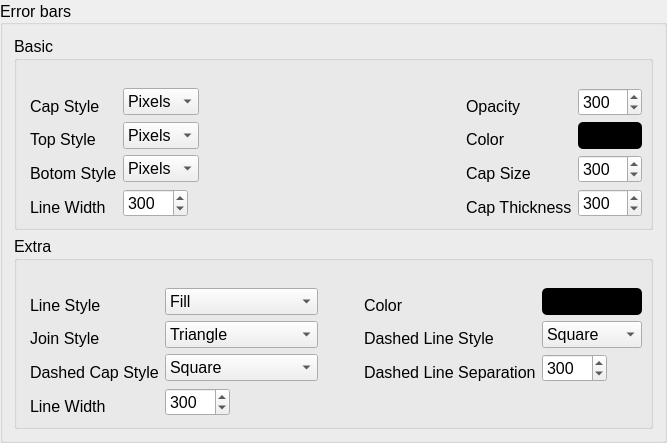
            <widget class="QGroupBox" name="groupBox_4">
             <property name="sizePolicy">
              <sizepolicy hsizetype="Minimum" vsizetype="Fixed">
               <horstretch>0</horstretch>
               <verstretch>0</verstretch>
              </sizepolicy>
             </property>
             <property name="font">
              <font>
               <pointsize>12</pointsize>
              </font>
             </property>
             <property name="title">
              <string>Error bars</string>
             </property>
             <property name="alignment">
              <set>Qt::AlignLeading|Qt::AlignLeft|Qt::AlignVCenter</set>
             </property>
             <layout class="QVBoxLayout" name="verticalLayout_14">
              <item>
               <widget class="QGroupBox" name="Basic_5">
                <property name="title">
                 <string>Basic</string>
                </property>
                <layout class="QGridLayout" name="gridLayout_22">
                 <property name="leftMargin">
                  <number>13</number>
                 </property>
                 <property name="topMargin">
                  <number>27</number>
                 </property>
                 <property name="rightMargin">
                  <number>8</number>
                 </property>
                 <property name="bottomMargin">
                  <number>10</number>
                 </property>
                 <item row="1" column="2">
                  <spacer name="horizontalSpacer_5">
                   <property name="orientation">
                    <enum>Qt::Horizontal</enum>
                   </property>
                   <property name="sizeHint" stdset="0">
                    <size>
                     <width>40</width>
                     <height>20</height>
                    </size>
                   </property>
                  </spacer>
                 </item>
                 <item row="1" column="1">
                  <widget class="QComboBox" name="error_bar_top_thickness_combobox">
                   <item>
                    <property name="text">
                     <string>Pixels</string>
                    </property>
                   </item>
                   <item>
                    <property name="text">
                     <string>Inches</string>
                    </property>
                   </item>
                   <item>
                    <property name="text">
                     <string>cm</string>
                    </property>
                   </item>
                  </widget>
                 </item>
                 <item row="0" column="3">
                  <widget class="QLabel" name="error_bar_opacity_label">
                   <property name="minimumSize">
                    <size>
                     <width>0</width>
                     <height>20</height>
                    </size>
                   </property>
                   <property name="maximumSize">
                    <size>
                     <width>16777215</width>
                     <height>10</height>
                    </size>
                   </property>
                   <property name="font">
                    <font>
                     <pointsize>12</pointsize>
                    </font>
                   </property>
                   <property name="text">
                    <string>Opacity</string>
                   </property>
                   <property name="alignment">
                    <set>Qt::AlignLeading|Qt::AlignLeft|Qt::AlignTop</set>
                   </property>
                  </widget>
                 </item>
                 <item row="5" column="1">
                  <widget class="QComboBox" name="error_bar_botom_style_combobox">
                   <item>
                    <property name="text">
                     <string>Pixels</string>
                    </property>
                   </item>
                   <item>
                    <property name="text">
                     <string>Inches</string>
                    </property>
                   </item>
                   <item>
                    <property name="text">
                     <string>cm</string>
                    </property>
                   </item>
                  </widget>
                 </item>
                 <item row="5" column="0">
                  <widget class="QLabel" name="error_bar_botom_style_label">
                   <property name="minimumSize">
                    <size>
                     <width>0</width>
                     <height>20</height>
                    </size>
                   </property>
                   <property name="maximumSize">
                    <size>
                     <width>16777215</width>
                     <height>10</height>
                    </size>
                   </property>
                   <property name="font">
                    <font>
                     <pointsize>12</pointsize>
                    </font>
                   </property>
                   <property name="text">
                    <string>Botom Style</string>
                   </property>
                   <property name="alignment">
                    <set>Qt::AlignLeading|Qt::AlignLeft|Qt::AlignTop</set>
                   </property>
                  </widget>
                 </item>
                 <item row="8" column="1">
                  <widget class="QSpinBox" name="max_width_label_spinBox_14">
                   <property name="maximumSize">
                    <size>
                     <width>65</width>
                     <height>16777215</height>
                    </size>
                   </property>
                   <property name="minimum">
                    <number>1</number>
                   </property>
                   <property name="maximum">
                    <number>2000</number>
                   </property>
                   <property name="value">
                    <number>300</number>
                   </property>
                  </widget>
                 </item>
                 <item row="0" column="4">
                  <widget class="QSpinBox" name="error_bar_opacity_spinBox">
                   <property name="maximumSize">
                    <size>
                     <width>65</width>
                     <height>16777215</height>
                    </size>
                   </property>
                   <property name="minimum">
                    <number>1</number>
                   </property>
                   <property name="maximum">
                    <number>2000</number>
                   </property>
                   <property name="value">
                    <number>300</number>
                   </property>
                  </widget>
                 </item>
                 <item row="8" column="3">
                  <widget class="QLabel" name="error_bar_cap_thickness_label">
                   <property name="minimumSize">
                    <size>
                     <width>0</width>
                     <height>20</height>
                    </size>
                   </property>
                   <property name="maximumSize">
                    <size>
                     <width>16777215</width>
                     <height>10</height>
                    </size>
                   </property>
                   <property name="font">
                    <font>
                     <pointsize>12</pointsize>
                    </font>
                   </property>
                   <property name="text">
                    <string>Cap Thickness</string>
                   </property>
                   <property name="alignment">
                    <set>Qt::AlignLeading|Qt::AlignLeft|Qt::AlignTop</set>
                   </property>
                  </widget>
                 </item>
                 <item row="8" column="0">
                  <widget class="QLabel" name="max_width_label_22">
                   <property name="minimumSize">
                    <size>
                     <width>0</width>
                     <height>20</height>
                    </size>
                   </property>
                   <property name="maximumSize">
                    <size>
                     <width>16777215</width>
                     <height>10</height>
                    </size>
                   </property>
                   <property name="font">
                    <font>
                     <pointsize>12</pointsize>
                    </font>
                   </property>
                   <property name="text">
                    <string>Line Width</string>
                   </property>
                   <property name="alignment">
                    <set>Qt::AlignLeading|Qt::AlignLeft|Qt::AlignTop</set>
                   </property>
                  </widget>
                 </item>
                 <item row="0" column="0">
                  <widget class="QLabel" name="error_bar_cap_style_label">
                   <property name="minimumSize">
                    <size>
                     <width>0</width>
                     <height>20</height>
                    </size>
                   </property>
                   <property name="maximumSize">
                    <size>
                     <width>16777215</width>
                     <height>10</height>
                    </size>
                   </property>
                   <property name="font">
                    <font>
                     <pointsize>12</pointsize>
                    </font>
                   </property>
                   <property name="text">
                    <string>Cap Style</string>
                   </property>
                   <property name="alignment">
                    <set>Qt::AlignLeading|Qt::AlignLeft|Qt::AlignTop</set>
                   </property>
                  </widget>
                 </item>
                 <item row="0" column="1">
                  <widget class="QComboBox" name="error_bar_cap_thickness_combobox">
                   <item>
                    <property name="text">
                     <string>Pixels</string>
                    </property>
                   </item>
                   <item>
                    <property name="text">
                     <string>Inches</string>
                    </property>
                   </item>
                   <item>
                    <property name="text">
                     <string>cm</string>
                    </property>
                   </item>
                  </widget>
                 </item>
                 <item row="1" column="0">
                  <widget class="QLabel" name="error_bar_top_thickness_label">
                   <property name="minimumSize">
                    <size>
                     <width>0</width>
                     <height>20</height>
                    </size>
                   </property>
                   <property name="maximumSize">
                    <size>
                     <width>16777215</width>
                     <height>10</height>
                    </size>
                   </property>
                   <property name="font">
                    <font>
                     <pointsize>12</pointsize>
                    </font>
                   </property>
                   <property name="text">
                    <string>Top Style</string>
                   </property>
                   <property name="alignment">
                    <set>Qt::AlignLeading|Qt::AlignLeft|Qt::AlignTop</set>
                   </property>
                  </widget>
                 </item>
                 <item row="1" column="4">
                  <widget class="QPushButton" name="error_bar_color_button">
                   <property name="sizePolicy">
                    <sizepolicy hsizetype="Minimum" vsizetype="Minimum">
                     <horstretch>0</horstretch>
                     <verstretch>0</verstretch>
                    </sizepolicy>
                   </property>
                   <property name="styleSheet">
                    <string notr="true">background-color: rgb(0, 0, 0);
border-radius: 5px;</string>
                   </property>
                   <property name="text">
                    <string/>
                   </property>
                  </widget>
                 </item>
                 <item row="5" column="3">
                  <widget class="QLabel" name="error_bar_cap_size_label">
                   <property name="minimumSize">
                    <size>
                     <width>0</width>
                     <height>20</height>
                    </size>
                   </property>
                   <property name="maximumSize">
                    <size>
                     <width>16777215</width>
                     <height>10</height>
                    </size>
                   </property>
                   <property name="font">
                    <font>
                     <pointsize>12</pointsize>
                    </font>
                   </property>
                   <property name="text">
                    <string>Cap Size</string>
                   </property>
                   <property name="alignment">
                    <set>Qt::AlignLeading|Qt::AlignLeft|Qt::AlignTop</set>
                   </property>
                  </widget>
                 </item>
                 <item row="5" column="4">
                  <widget class="QSpinBox" name="error_bar_cap_size_spinBox">
                   <property name="maximumSize">
                    <size>
                     <width>65</width>
                     <height>16777215</height>
                    </size>
                   </property>
                   <property name="minimum">
                    <number>1</number>
                   </property>
                   <property name="maximum">
                    <number>2000</number>
                   </property>
                   <property name="value">
                    <number>300</number>
                   </property>
                  </widget>
                 </item>
                 <item row="8" column="4">
                  <widget class="QSpinBox" name="error_bar_cap_thickness_spinBox">
                   <property name="maximumSize">
                    <size>
                     <width>65</width>
                     <height>16777215</height>
                    </size>
                   </property>
                   <property name="minimum">
                    <number>1</number>
                   </property>
                   <property name="maximum">
                    <number>2000</number>
                   </property>
                   <property name="value">
                    <number>300</number>
                   </property>
                  </widget>
                 </item>
                 <item row="1" column="3">
                  <widget class="QLabel" name="error_bar_color_label">
                   <property name="minimumSize">
                    <size>
                     <width>0</width>
                     <height>20</height>
                    </size>
                   </property>
                   <property name="maximumSize">
                    <size>
                     <width>16777215</width>
                     <height>10</height>
                    </size>
                   </property>
                   <property name="font">
                    <font>
                     <pointsize>12</pointsize>
                    </font>
                   </property>
                   <property name="text">
                    <string>Color</string>
                   </property>
                   <property name="alignment">
                    <set>Qt::AlignLeading|Qt::AlignLeft|Qt::AlignTop</set>
                   </property>
                  </widget>
                 </item>
                </layout>
               </widget>
              </item>
              <item>
               <widget class="QGroupBox" name="Basic_6">
                <property name="title">
                 <string>Extra</string>
                </property>
                <layout class="QGridLayout" name="gridLayout_23">
                 <property name="leftMargin">
                  <number>13</number>
                 </property>
                 <property name="topMargin">
                  <number>27</number>
                 </property>
                 <property name="rightMargin">
                  <number>8</number>
                 </property>
                 <property name="bottomMargin">
                  <number>10</number>
                 </property>
                 <item row="0" column="3">
                  <widget class="QLabel" name="max_width_label_25">
                   <property name="minimumSize">
                    <size>
                     <width>0</width>
                     <height>20</height>
                    </size>
                   </property>
                   <property name="maximumSize">
                    <size>
                     <width>16777215</width>
                     <height>10</height>
                    </size>
                   </property>
                   <property name="font">
                    <font>
                     <pointsize>12</pointsize>
                    </font>
                   </property>
                   <property name="text">
                    <string>Color</string>
                   </property>
                   <property name="alignment">
                    <set>Qt::AlignLeading|Qt::AlignLeft|Qt::AlignTop</set>
                   </property>
                  </widget>
                 </item>
                 <item row="0" column="4">
                  <widget class="QPushButton" name="pushButton_6">
                   <property name="sizePolicy">
                    <sizepolicy hsizetype="Minimum" vsizetype="Minimum">
                     <horstretch>0</horstretch>
                     <verstretch>0</verstretch>
                    </sizepolicy>
                   </property>
                   <property name="styleSheet">
                    <string notr="true">background-color: rgb(0, 0, 0);
border-radius: 5px;</string>
                   </property>
                   <property name="text">
                    <string/>
                   </property>
                  </widget>
                 </item>
                 <item row="1" column="2">
                  <spacer name="horizontalSpacer_6">
                   <property name="orientation">
                    <enum>Qt::Horizontal</enum>
                   </property>
                   <property name="sizeHint" stdset="0">
                    <size>
                     <width>40</width>
                     <height>20</height>
                    </size>
                   </property>
                  </spacer>
                 </item>
                 <item row="1" column="1">
                  <widget class="QComboBox" name="comboBox_19">
                   <item>
                    <property name="text">
                     <string>Triangle</string>
                    </property>
                   </item>
                   <item>
                    <property name="text">
                     <string>Round</string>
                    </property>
                   </item>
                   <item>
                    <property name="text">
                     <string>Bevel</string>
                    </property>
                   </item>
                  </widget>
                 </item>
                 <item row="5" column="0">
                  <widget class="QLabel" name="max_height_label_7">
                   <property name="minimumSize">
                    <size>
                     <width>0</width>
                     <height>20</height>
                    </size>
                   </property>
                   <property name="maximumSize">
                    <size>
                     <width>16777215</width>
                     <height>10</height>
                    </size>
                   </property>
                   <property name="font">
                    <font>
                     <pointsize>12</pointsize>
                    </font>
                   </property>
                   <property name="text">
                    <string>Dashed Cap Style</string>
                   </property>
                   <property name="alignment">
                    <set>Qt::AlignLeading|Qt::AlignLeft|Qt::AlignTop</set>
                   </property>
                  </widget>
                 </item>
                 <item row="5" column="1">
                  <widget class="QComboBox" name="comboBox_20">
                   <item>
                    <property name="text">
                     <string>Square</string>
                    </property>
                   </item>
                   <item>
                    <property name="text">
                     <string>Round</string>
                    </property>
                   </item>
                   <item>
                    <property name="text">
                     <string>Extended Square</string>
                    </property>
                   </item>
                  </widget>
                 </item>
                 <item row="8" column="1">
                  <widget class="QSpinBox" name="max_width_label_spinBox_18">
                   <property name="maximumSize">
                    <size>
                     <width>65</width>
                     <height>16777215</height>
                    </size>
                   </property>
                   <property name="minimum">
                    <number>1</number>
                   </property>
                   <property name="maximum">
                    <number>2000</number>
                   </property>
                   <property name="value">
                    <number>300</number>
                   </property>
                  </widget>
                 </item>
                 <item row="0" column="1">
                  <widget class="QComboBox" name="comboBox_21">
                   <item>
                    <property name="text">
                     <string>Fill</string>
                    </property>
                   </item>
                   <item>
                    <property name="text">
                     <string>Dashes</string>
                    </property>
                   </item>
                  </widget>
                 </item>
                 <item row="8" column="0">
                  <widget class="QLabel" name="max_width_label_26">
                   <property name="minimumSize">
                    <size>
                     <width>0</width>
                     <height>20</height>
                    </size>
                   </property>
                   <property name="maximumSize">
                    <size>
                     <width>16777215</width>
                     <height>10</height>
                    </size>
                   </property>
                   <property name="font">
                    <font>
                     <pointsize>12</pointsize>
                    </font>
                   </property>
                   <property name="text">
                    <string>Line Width</string>
                   </property>
                   <property name="alignment">
                    <set>Qt::AlignLeading|Qt::AlignLeft|Qt::AlignTop</set>
                   </property>
                  </widget>
                 </item>
                 <item row="0" column="0">
                  <widget class="QLabel" name="min_width_label_7">
                   <property name="minimumSize">
                    <size>
                     <width>0</width>
                     <height>20</height>
                    </size>
                   </property>
                   <property name="maximumSize">
                    <size>
                     <width>16777215</width>
                     <height>10</height>
                    </size>
                   </property>
                   <property name="font">
                    <font>
                     <pointsize>12</pointsize>
                    </font>
                   </property>
                   <property name="text">
                    <string>Line Style</string>
                   </property>
                   <property name="alignment">
                    <set>Qt::AlignLeading|Qt::AlignLeft|Qt::AlignTop</set>
                   </property>
                  </widget>
                 </item>
                 <item row="1" column="0">
                  <widget class="QLabel" name="min_height_label_7">
                   <property name="minimumSize">
                    <size>
                     <width>0</width>
                     <height>20</height>
                    </size>
                   </property>
                   <property name="maximumSize">
                    <size>
                     <width>16777215</width>
                     <height>10</height>
                    </size>
                   </property>
                   <property name="font">
                    <font>
                     <pointsize>12</pointsize>
                    </font>
                   </property>
                   <property name="text">
                    <string>Join Style</string>
                   </property>
                   <property name="alignment">
                    <set>Qt::AlignLeading|Qt::AlignLeft|Qt::AlignTop</set>
                   </property>
                  </widget>
                 </item>
                 <item row="1" column="3">
                  <widget class="QLabel" name="max_width_label_27">
                   <property name="minimumSize">
                    <size>
                     <width>0</width>
                     <height>20</height>
                    </size>
                   </property>
                   <property name="maximumSize">
                    <size>
                     <width>16777215</width>
                     <height>10</height>
                    </size>
                   </property>
                   <property name="font">
                    <font>
                     <pointsize>12</pointsize>
                    </font>
                   </property>
                   <property name="text">
                    <string>Dashed Line Style</string>
                   </property>
                   <property name="alignment">
                    <set>Qt::AlignLeading|Qt::AlignLeft|Qt::AlignTop</set>
                   </property>
                  </widget>
                 </item>
                 <item row="5" column="3">
                  <widget class="QLabel" name="max_width_label_28">
                   <property name="minimumSize">
                    <size>
                     <width>0</width>
                     <height>20</height>
                    </size>
                   </property>
                   <property name="maximumSize">
                    <size>
                     <width>16777215</width>
                     <height>10</height>
                    </size>
                   </property>
                   <property name="font">
                    <font>
                     <pointsize>12</pointsize>
                    </font>
                   </property>
                   <property name="text">
                    <string>Dashed Line Separation</string>
                   </property>
                   <property name="alignment">
                    <set>Qt::AlignLeading|Qt::AlignLeft|Qt::AlignTop</set>
                   </property>
                  </widget>
                 </item>
                 <item row="1" column="4">
                  <widget class="QComboBox" name="comboBox_22">
                   <property name="sizePolicy">
                    <sizepolicy hsizetype="Preferred" vsizetype="Minimum">
                     <horstretch>0</horstretch>
                     <verstretch>0</verstretch>
                    </sizepolicy>
                   </property>
                   <item>
                    <property name="text">
                     <string>Square</string>
                    </property>
                   </item>
                   <item>
                    <property name="text">
                     <string>Round</string>
                    </property>
                   </item>
                   <item>
                    <property name="text">
                     <string>E. Square</string>
                    </property>
                   </item>
                  </widget>
                 </item>
                 <item row="5" column="4">
                  <widget class="QSpinBox" name="max_width_label_spinBox_19">
                   <property name="maximumSize">
                    <size>
                     <width>65</width>
                     <height>16777215</height>
                    </size>
                   </property>
                   <property name="minimum">
                    <number>1</number>
                   </property>
                   <property name="maximum">
                    <number>2000</number>
                   </property>
                   <property name="value">
                    <number>300</number>
                   </property>
                  </widget>
                 </item>
                </layout>
               </widget>
              </item>
             </layout>
            </widget>
